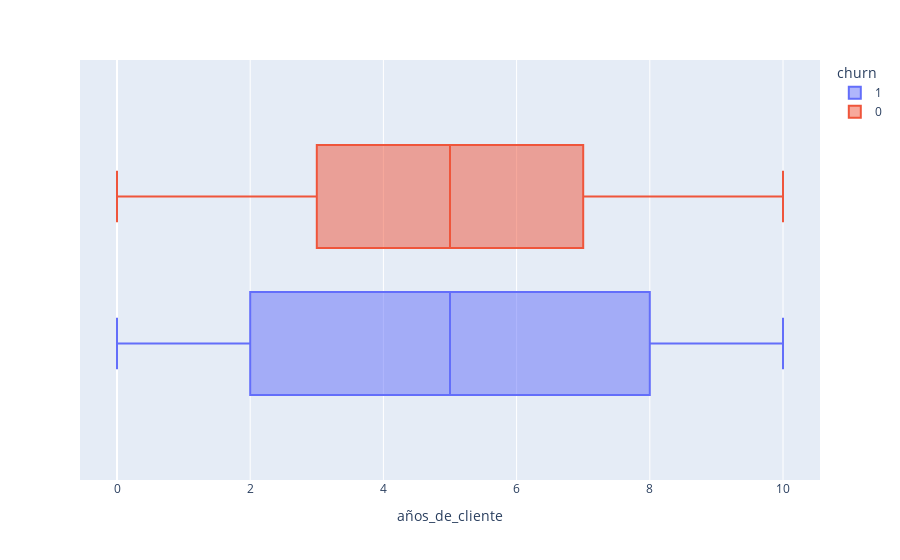

This figure's notebook cell:
### Code cell
px.box(df,x='años_de_cliente',color='churn')

### Figure 1 — Plotly figure (JSON) as saved in the notebook; plotly's stock layout.template omitted (floating-point values rounded to 4 significant figures; data arrays with more than 128 entries replaced by an {"elided": "..."} marker saying what was removed)
{"data": [{"alignmentgroup": "True", "hovertemplate": "churn=1<br>años_de_cliente=%{x}<extra></extra>", "legendgroup": "1", "marker": {"color": "#636efa"}, "name": "1", "notched": false, "offsetgroup": "1", "orientation": "h", "showlegend": true, "type": "box", "x": {"elided": "2037 int values"}, "x0": " ", "xaxis": "x", "y0": " ", "yaxis": "y"}, {"alignmentgroup": "True", "hovertemplate": "churn=0<br>años_de_cliente=%{x}<extra></extra>", "legendgroup": "0", "marker": {"color": "#EF553B"}, "name": "0", "notched": false, "offsetgroup": "0", "orientation": "h", "showlegend": true, "type": "box", "x": {"elided": "7963 int values"}, "x0": " ", "xaxis": "x", "y0": " ", "yaxis": "y"}], "layout": {"boxmode": "group", "legend": {"title": {"text": "churn"}, "tracegroupgap": 0}, "margin": {"t": 60}, "xaxis": {"anchor": "y", "domain": [0, 1], "title": {"text": "años_de_cliente"}}, "yaxis": {"anchor": "x", "domain": [0, 1]}}}
